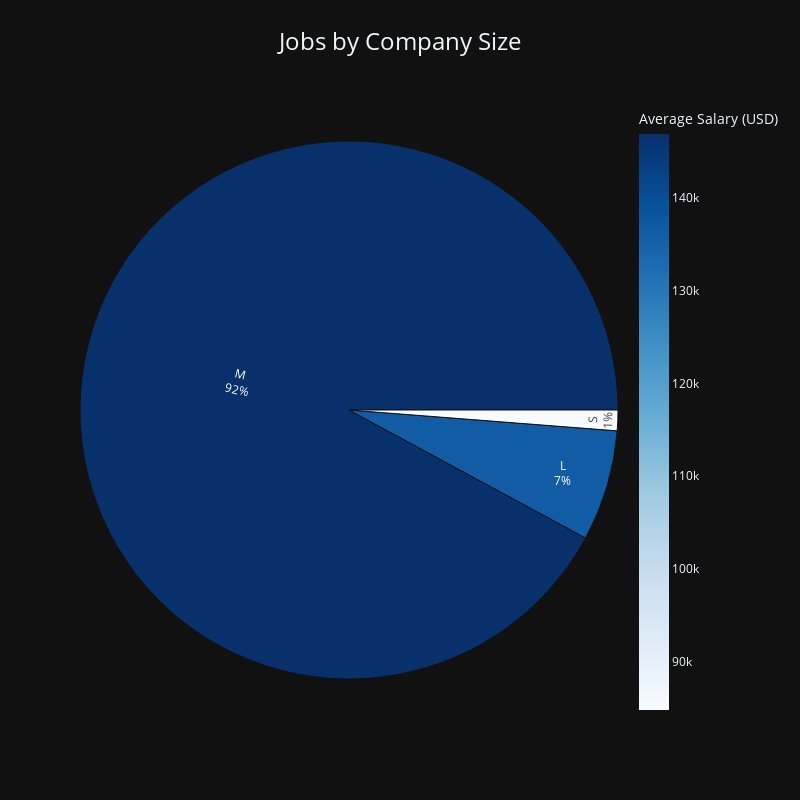

Here is the notebook cell this chart was saved with:
### Code cell
# Data preparation: Calculate the number of postings and average salary by Company Size
job_postings_and_salary = (
    dfSalaries.groupby('company_size')
    .agg(
        job_posting_count=('company_size', 'size'),
        avg_salary=('salary_in_usd', 'mean')
    )
    .reset_index()
)

# Calculate percentage of job postings
total_postings = job_postings_and_salary['job_posting_count'].sum()
job_postings_and_salary['percentage'] = (
    job_postings_and_salary['job_posting_count'] / total_postings * 100
).round(2)

# Create the Sunburst chart
fig = px.sunburst(
    job_postings_and_salary,
    path=['company_size'],
    values='job_posting_count',
    color='avg_salary',
    color_continuous_scale='Blues',
    title='Jobs by Company Size',  
    labels={
        'job_posting_count': 'Number of Job',
        'avg_salary': 'Average Salary (USD)'
    },
    width=800, height=800,  
    template='plotly_dark' 
)

# Layout settings: Center the title and adjust font size
fig.update_layout(
    title={'x': 0.5, 'font_size': 24},
)

# Add custom data to display number of postings and percentage in each slice
fig.update_traces(
    textinfo='label+text+percent entry', 
    customdata=job_postings_and_salary[['job_posting_count', 'percentage']],  
    hovertemplate=(
        '<b>%{label}</b><br>'
        'Number of Jobs: %{customdata[0]}<br>' 
        'Percentage: %{customdata[1]}%' 
    )
)

# Display the chart
fig.show()

### Figure 1 — Plotly figure (JSON) as saved in the notebook; plotly's stock layout.template omitted (floating-point values rounded to 4 significant figures)
{"data": [{"branchvalues": "total", "customdata": [[970, 6.66], [13418, 92.11], [180, 1.24]], "domain": {"x": [0, 1], "y": [0, 1]}, "hovertemplate": "<b>%{label}</b><br>Number of Jobs: %{customdata[0]}<br>Percentage: %{customdata[1]}%", "ids": ["L", "M", "S"], "labels": ["L", "M", "S"], "marker": {"coloraxis": "coloraxis", "colors": [136400.0, 146900.0, 84780.0]}, "name": "", "parents": ["", "", ""], "textinfo": "label+text+percent entry", "type": "sunburst", "values": [970, 13418, 180]}], "layout": {"coloraxis": {"colorbar": {"title": {"text": "Average Salary (USD)"}}, "colorscale": [[0, "rgb(247,251,255)"], [0.125, "rgb(222,235,247)"], [0.25, "rgb(198,219,239)"], [0.375, "rgb(158,202,225)"], [0.5, "rgb(107,174,214)"], [0.625, "rgb(66,146,198)"], [0.75, "rgb(33,113,181)"], [0.875, "rgb(8,81,156)"], [1, "rgb(8,48,107)"]]}, "height": 800, "legend": {"tracegroupgap": 0}, "title": {"font": {"size": 24}, "text": "Jobs by Company Size", "x": 0.5}, "width": 800}}
